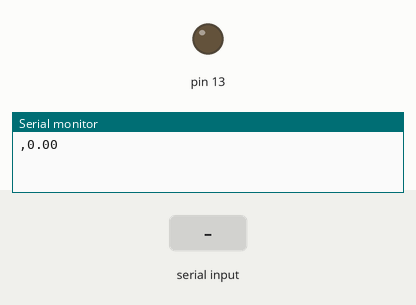
Bench run of a sketch on a simulated Arduino Uno, built with avr-gcc and run on an emulated ATmega328P. Shown: output pins drawn as LEDs (lit = HIGH), the last lines printed to the serial monitor. Dashed ring = blinking. Inputs (shaded band) come from the test bench. Random numbers use the default seed unless the sketch sets one.

Above: at 1.2 s.
1.3 s: "90,45,200\n" received over Serial
4.3 s: "1\n" received over Serial
At 6.1 s:
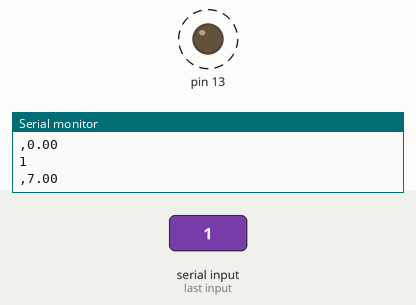
Timing chart, 0 to 12.8 s (numbered marks = the images above; inputs shaded):
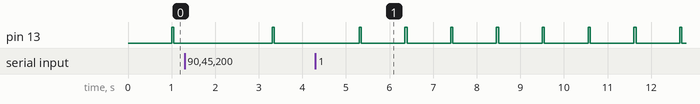

The sketch:

response_ard_comment_e.ino
```cpp
#include <SoftwareSerial.h>
#define nbcapteur 8
#define id 0
#define temps 1
#define perAc 2
SoftwareSerial mySerial(10,11);

class PERIODE
{
  public :
    int timeBefore = 0;
    int timeNow = 0;
    int perAcquisition;

  bool testPerAcquisition( int timeNow, int perAcquisition)
  {

    if ( timeNow - timeBefore >= perAcquisition )
    {

      timeBefore = timeNow;
      return true;
    }
    else
    {
      return false;
    }
    if ( timeNow - timeBefore <= 0 )
    {

      timeBefore = 0;
      return true;
    }
  }
};

PERIODE *tab[nbcapteur];
String infoTab[3];

void init_capteurs()
{
  for(int i=0;i<nbcapteur;i++)
    tab[i] = new PERIODE();
}

char valCap[nbcapteur];

//Variables
double valeur_capteur;

int int_idCap;
int int_timeNow;
int int_perAcquisition;


void setup()
{
  pinMode(13, OUTPUT);
  Serial.begin(9600);
  init_capteurs();
}
void loop()
{
   String data = "";                      // La chaîne de caractère data est réinitialisé.
   data = Serial.readString();            // La chaîne de caractères data est initialisé à la lecture du port série.
   int slot = 0;                          // Déclaration d'un slot.
   infoTab[id] = "";                      //
   infoTab[temps] = "";                   // Initalisation des 3 champs du tableau infoTab
   infoTab[perAc] = "";                   //
   for(int i=0;i<data.length();i++){      // Cette boucle for découpe la chaîne de caractère et initialise une par une les cases de infoTab.
        if(data[i] != ',')
        {
          infoTab[slot] += data[i];       // La case du tableau correspondant à la position du slot est inialisé.
        }
        else
        {
          slot++;                         // Si le découpage rencontre une virgule le programme écrit dans la case suivante du tableau.
        }
      }
   int_idCap = infoTab[id].toInt();                                                   // Les informations sont convertit en int pour pouvoir effectuer le calcul de période
   int_timeNow = infoTab[temps].toInt();
   int_perAcquisition = infoTab[perAc].toInt();

    //Serial.println(int_idCap);
    //Serial.println(int_timeNow);
    //Serial.println(int_perAcquisition);

   if(tab[int_idCap]->testPerAcquisition(int_timeNow,int_perAcquisition))             // Une fois chaque informations découpés le calcul est effectué
       {
           switch(int_idCap)
           {
        case 1:
            valeur_capteur = rand() % 100;//mettre la fonction rapportant la valeur du capteur 1 //A ce stade du projet l'intégration des capteurs n'est pas réalisé.
            break;
        case 2:
            valeur_capteur = rand() % 100;//mettre la fonction rapportant la valeur du capteur 2 // Les valeurs sont choisis aléatoirement pour pouvoir effectué des tests.
            break;
        case 3:
            valeur_capteur = rand() % 100;//mettre la fonction rapportant la valeur du capteur 3
            break;
        case 4:
            valeur_capteur = rand() % 100;//mettre la fonction rapportant la valeur du capteur 4
            break;
        case 5:
            valeur_capteur = rand() % 100;//mettre la fonction rapportant la valeur du capteur 5
            break;
        case 6:
            valeur_capteur = rand() % 100;//mettre la fonction rapportant la valeur du capteur 6
            break;
        case 7:
            valeur_capteur = rand() % 100;//mettre la fonction rapportant la valeur du capteur 7
            break;
           }
      Serial.println(infoTab[id] + "," + valeur_capteur);           // La valeur du capteur est envoyée via le port série
      digitalWrite(13, HIGH);
      delay(50);                                                    // La led clignote on commentera ces lignes pour plus de rapidité
      digitalWrite(13, LOW);
      }
      else
           {
            valeur_capteur = 0;
            Serial.println("Le capteur " + infoTab[id] + " doit encore attendre,");// Si la fonction de calcul retourne "false" un message d'attente envoyé ainsi qu'une valeur de 0
           }

    /*digitalWrite(13, HIGH);
    delay(10);
    digitalWrite(13, LOW);*/

  }
```

Measured:
- by itself, pin 13: alternates HIGH for 0.05 s and LOW for 1.0 s
